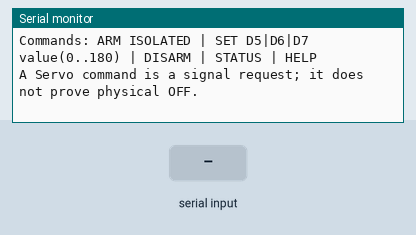
This sketch was run on a simulated Arduino Uno, built with avr-gcc and run on an emulated ATmega328P. Shown: the last lines printed to the serial monitor. The test bench sets the inputs (shaded band).

Above: at 1.4 s.
1.5 s: "HELP,1\n" received over Serial
At 1.61 s:
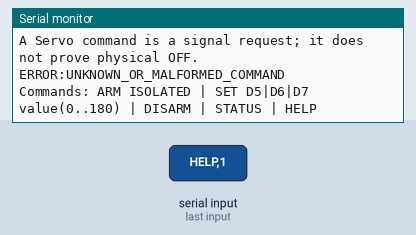
3.0 s: "ARM\n" received over Serial
At 4.2 s:
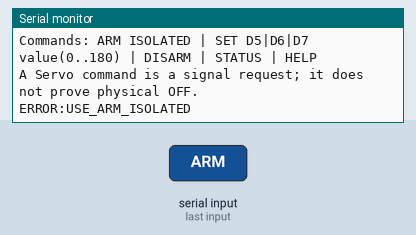
4.5 s: "SET\n" received over Serial
At 5.5 s:
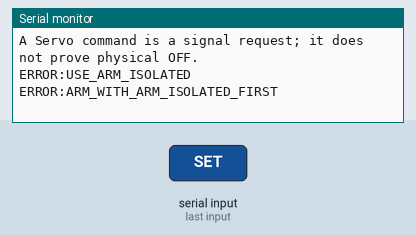
6.0 s: "STATUS\n" received over Serial
At 6.8 s:
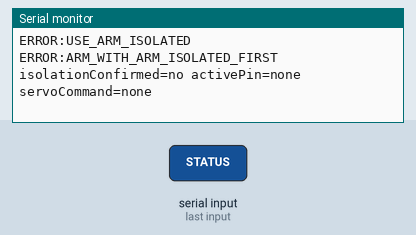

Measured:
- after the input at 1.5 s, the serial monitor: prints a new line at once (image 1)
- after the input at 3.0 s, the serial monitor: prints a new line at once (image 2)
- after the input at 4.5 s, the serial monitor: prints a new line at once (image 3)
- after the input at 6.0 s, the serial monitor: prints a new line at once (image 4)

The sketch:

rc_switch_off_signal.ino
```cpp
#include <Servo.h>
#include <stdlib.h>
#include <string.h>

const unsigned long BAUD_RATE = 9600;
const size_t LINE_BUFFER_SIZE = 48;

Servo valveSignal;
Servo suctionSignal;
Servo inflationSignal;
char inputLine[LINE_BUFFER_SIZE];
size_t inputLength = 0;
bool lineTooLong = false;
bool isolationConfirmed = false;
uint8_t activePin = 0;
int activeCommand = -1;

Servo* servoForPin(uint8_t pin) {
  if (pin == 5) return &valveSignal;
  if (pin == 6) return &suctionSignal;
  if (pin == 7) return &inflationSignal;
  return NULL;
}

void detachActiveSignal() {
  if (activePin == 0) return;
  servoForPin(activePin)->detach();
  activePin = 0;
  activeCommand = -1;
}

void printHelp() {
  Serial.println(F("Commands: ARM ISOLATED | SET D5|D6|D7 value(0..180) | DISARM | STATUS | HELP"));
  Serial.println(F("A Servo command is a signal request; it does not prove physical OFF."));
}

void processLine() {
  if (lineTooLong) {
    Serial.println(F("ERROR:LINE_TOO_LONG"));
  } else {
    inputLine[inputLength] = '\0';
    char* command = strtok(inputLine, " \t");

    if (command == NULL) {
      inputLength = 0;
      lineTooLong = false;
      return;
    }

    if (strcmp(command, "HELP") == 0 && strtok(NULL, " \t") == NULL) {
      printHelp();
    } else if (strcmp(command, "ARM") == 0) {
      char* confirmation = strtok(NULL, " \t");
      if (confirmation == NULL || strcmp(confirmation, "ISOLATED") != 0 ||
          strtok(NULL, " \t") != NULL) {
        Serial.println(F("ERROR:USE_ARM_ISOLATED"));
      } else {
        isolationConfirmed = true;
        Serial.println(F("ARMED: operator confirmed all pneumatic loads are disconnected."));
        Serial.println(F("This confirmation does not verify physical isolation or switch OFF."));
      }
    } else if (strcmp(command, "SET") == 0) {
      char* channel = strtok(NULL, " \t");
      char* valueText = strtok(NULL, " \t");
      char* extra = strtok(NULL, " \t");
      uint8_t pin = 0;
      if (channel != NULL && strcmp(channel, "D5") == 0) pin = 5;
      if (channel != NULL && strcmp(channel, "D6") == 0) pin = 6;
      if (channel != NULL && strcmp(channel, "D7") == 0) pin = 7;

      char* end = NULL;
      const long value = valueText == NULL ? -1 : strtol(valueText, &end, 10);
      if (!isolationConfirmed) {
        Serial.println(F("ERROR:ARM_WITH_ARM_ISOLATED_FIRST"));
      } else if (pin == 0 || valueText == NULL || end == valueText ||
                 *end != '\0' || value < 0 || value > 180 || extra != NULL) {
        Serial.println(F("ERROR:USE_SET_D5_D6_OR_D7_AND_VALUE_0_TO_180"));
      } else {
        if (activePin != pin) detachActiveSignal();
        Servo* output = servoForPin(pin);
        output->write(static_cast<int>(value));
        if (activePin != pin) {
          const uint8_t channelNumber = output->attach(pin);
          if (channelNumber == INVALID_SERVO) {
            activePin = 0;
            activeCommand = -1;
            Serial.println(F("ERROR:SERVO_ATTACH_FAILED"));
          } else {
            activePin = pin;
            activeCommand = static_cast<int>(value);
            Serial.print(F("SIGNAL_SET pin=D"));
            Serial.print(pin);
            Serial.print(F(" servoCommand="));
            Serial.println(value);
            Serial.println(F("External load measurement is required to determine OFF."));
          }
        } else {
          activeCommand = static_cast<int>(value);
          Serial.print(F("SIGNAL_SET pin=D"));
          Serial.print(pin);
          Serial.print(F(" servoCommand="));
          Serial.println(value);
          Serial.println(F("External load measurement is required to determine OFF."));
        }
      }
    } else if (strcmp(command, "STATUS") == 0 && strtok(NULL, " \t") == NULL) {
      Serial.print(F("isolationConfirmed="));
      Serial.print(isolationConfirmed ? F("yes") : F("no"));
      Serial.print(F(" activePin="));
      if (activePin == 0) Serial.print(F("none"));
      else {
        Serial.print('D');
        Serial.print(activePin);
      }
      Serial.print(F(" servoCommand="));
      if (activeCommand < 0) Serial.println(F("none"));
      else Serial.println(activeCommand);
    } else if (strcmp(command, "DISARM") == 0 && strtok(NULL, " \t") == NULL) {
      detachActiveSignal();
      isolationConfirmed = false;
      Serial.println(F("DISARMED: signal detached; physical OFF is not verified by detach."));
    } else {
      Serial.println(F("ERROR:UNKNOWN_OR_MALFORMED_COMMAND"));
      printHelp();
    }
  }

  inputLength = 0;
  lineTooLong = false;
}

void setup() {
  Serial.begin(BAUD_RATE);
  Serial.println(F("RC switch signal diagnostic; no signal is attached at startup."));
  Serial.println(F("Disconnect all pumps, valves and pneumatic loads from switch outputs."));
  printHelp();
}

void loop() {
  while (Serial.available() > 0) {
    const char incoming = static_cast<char>(Serial.read());

    if (incoming == '\r') continue;
    if (incoming == '\n') {
      processLine();
      continue;
    }

    if (!lineTooLong) {
      if (inputLength < LINE_BUFFER_SIZE - 1) {
        inputLine[inputLength++] = incoming;
      } else {
        lineTooLong = true;
      }
    }
  }
}
```
